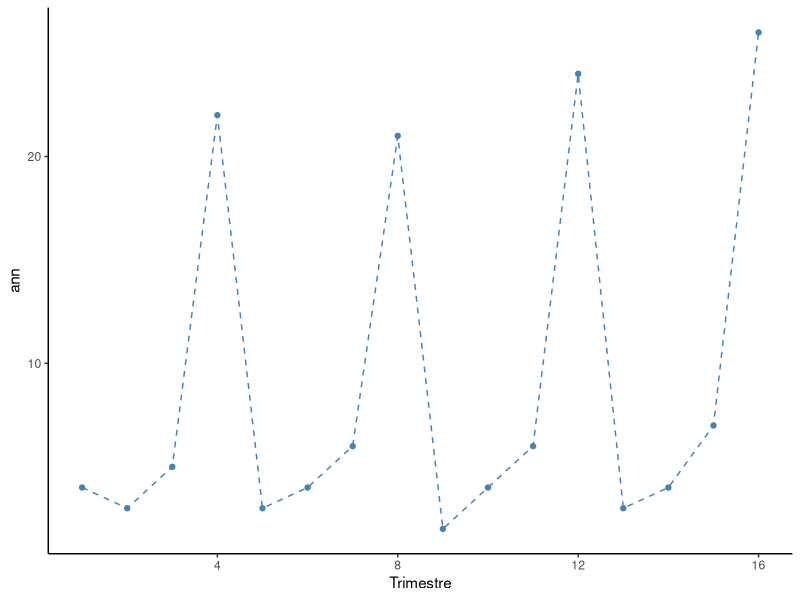

Write the R code that produced this figure.
library(ggplot2)
theme_set(
  theme_classic() +
    theme(legend.position = "top")
)

df <- data.frame(ann=c(4, 3, 5,22, 3, 4, 6, 21, 2, 4, 6, 24, 3, 4, 7, 26),
                 Trimestre=c(1, 2, 3, 4, 5, 6, 7, 8, 9, 10, 11, 12, 13, 14, 15, 16))
head(df, 4)

p <- ggplot(data = df, aes(x = Trimestre, y = ann, group = 1)) 
p + geom_line(linetype = "dashed", color = "steelblue")+
  geom_point(color = "steelblue")